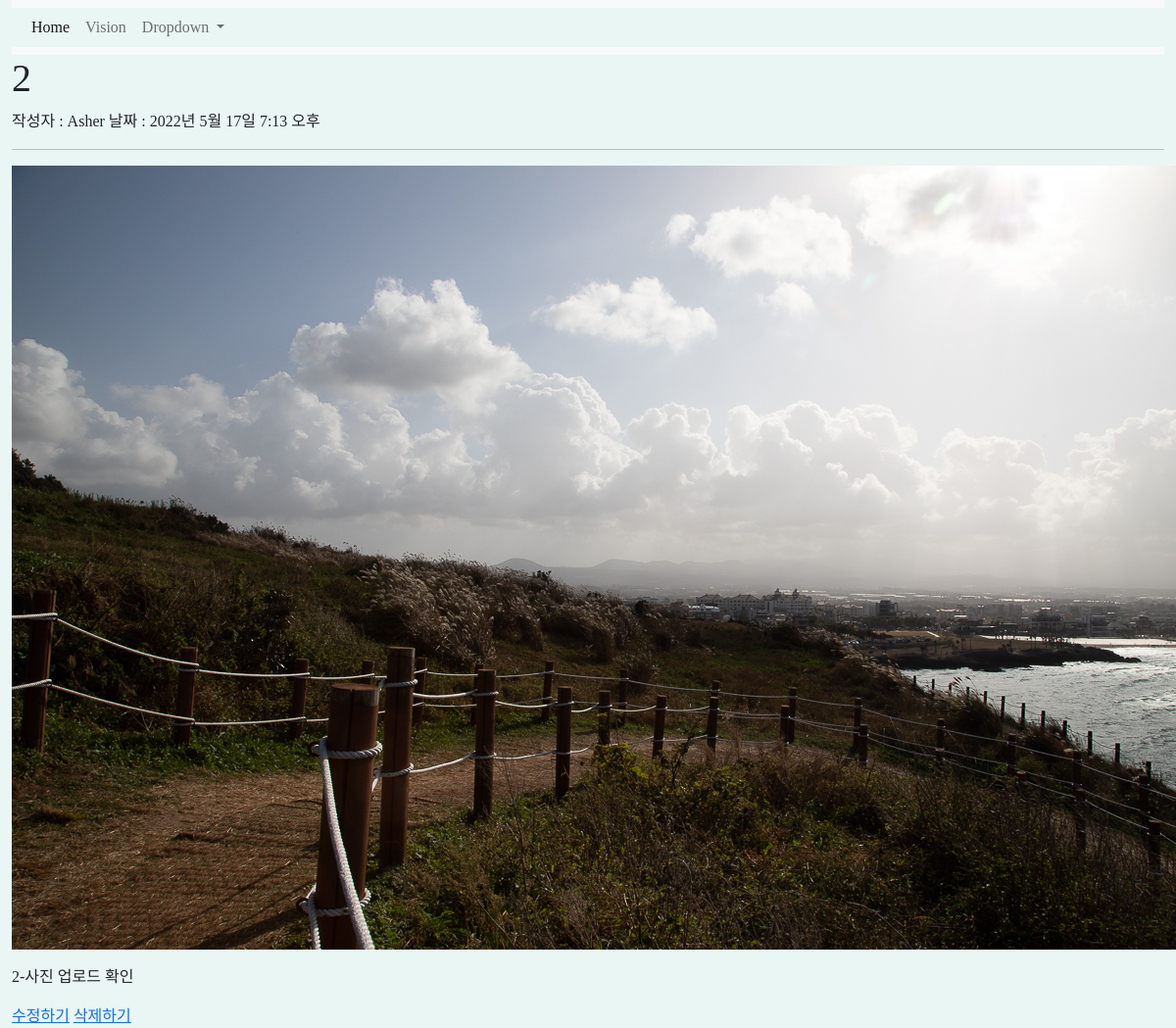
/2, run on the app's committed database.
### main/models.py (models this page shows, shortened)
class Post(models.Model):
    id = models.AutoField(primary_key=True)
    title = models.CharField(max_length=200)
    writer = models.CharField(max_length=100)
    pub_date = models.DateTimeField()
    body = models.TextField()
    image = models.ImageField(upload_to="post/", blank=True, null=True)

### main/views.py (the view)
# urls.py: path('<int:id>', views.detail, name="detail"),
def detail(request, id):
    post = get_object_or_404(Post, pk=id)
    return render(request, 'main/detail.html', {'post': post})

### main/templates/main/detail.html
{% extends 'base.html' %}
{% load static %}
{% block content %}
<h1>{{post.title}}</h1>
작성자 : {{post.writer}}
날짜 : {{post.pub_date}}
<hr>
{% if post.image %}
    <p><img src="{{ post.image.url }}" alt="사진"></p>
{% endif %}
<p>{{post.body}}</p>
<a href="{%url 'main:edit' post.id%}">수정하기</a>
<a href="{%url 'main:delete' post.id%}">삭제하기</a>
{% endblock %}

### basic/static/css/show.css (style rules this page uses)
* { background-color: #eaf6f4; font-family: 'Cormorant Garamond'; }

### data on the page
Post: title "2", writer "Asher", pub_date "2022년 5월 17일 7:13 오후", image (picture), body "2-사진 업로드 확인"
